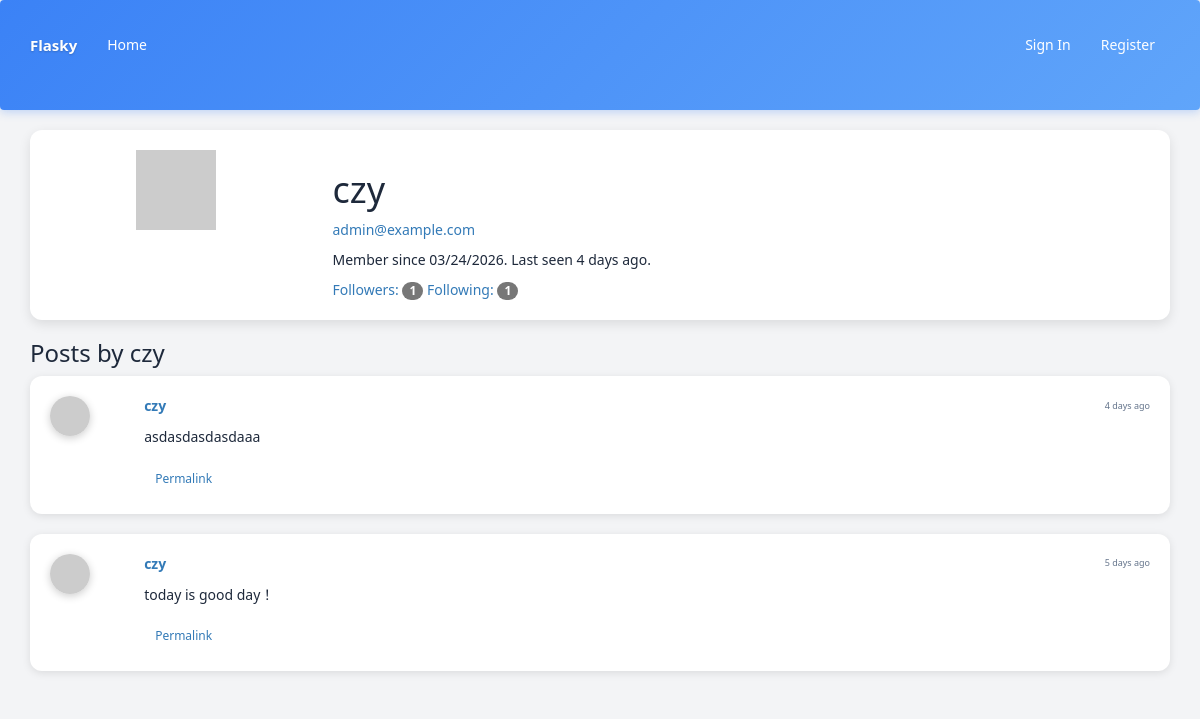
The app's page /user/czy, older data.
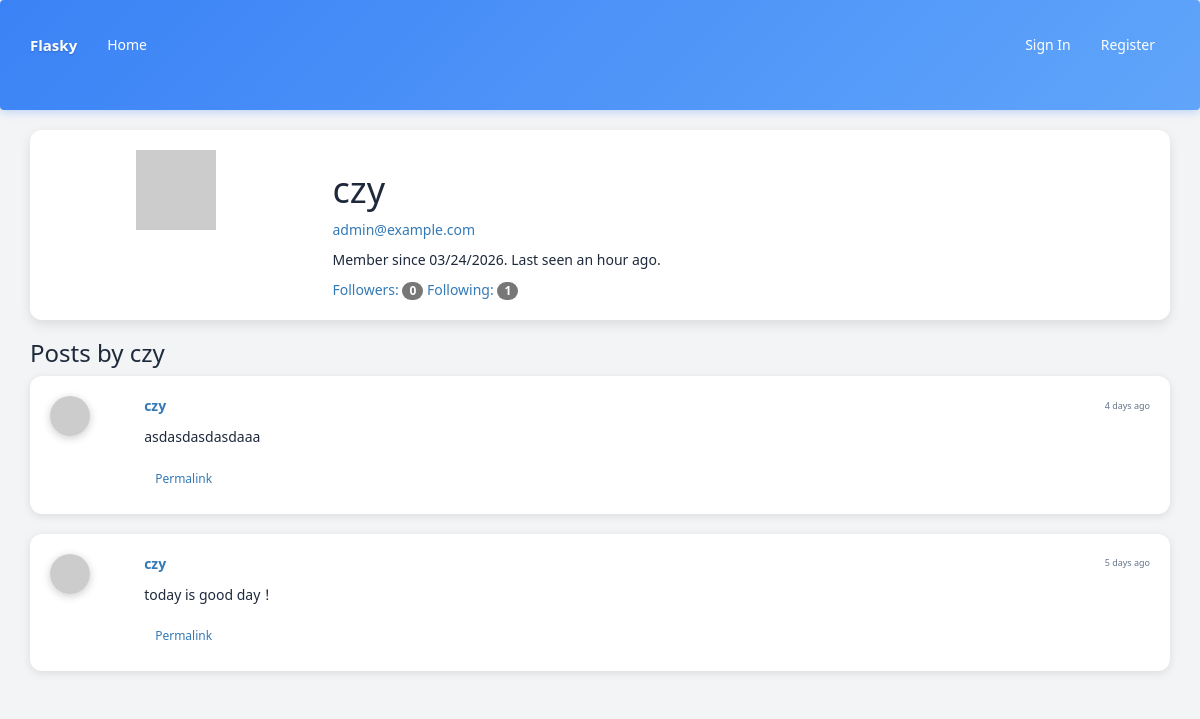
The same page, newer data.
### app/models.py (models this page shows, shortened)
class User(UserMixin, db.Model):
    __tablename__ = 'users'
    id = db.Column(db.Integer, primary_key = True)
    email = db.Column(db.String(64), unique=True, index=True)
    username = db.Column(db.String(64), unique=True, index=True)
    password_hash = db.Column(db.String(128))
    role_id = db.Column(db.Integer, db.ForeignKey('roles.id'))
    name = db.Column(db.String(64))
    location = db.Column(db.String(64))
    about_me = db.Column(db.Text())
    member_since = db.Column(db.DateTime(), default=datetime.utcnow)
    last_seen = db.Column(db.DateTime(), default=datetime.utcnow)
    avatar_hash = db.Column(db.String(32))
    posts = db.relationship('Post', backref='author', lazy='dynamic')
    followed = db.relationship('Follow', foreign_keys=[Follow.follower_id], backref=db.backref('follower', lazy='joined'), lazy='dynamic', cascade='all, delete-orphan')
    followers = db.relationship('Follow', foreign_keys=[Follow.followed_id], backref=db.backref('followed', lazy='joined'), lazy='dynamic', cascade='all, delete-orphan')
    def gravatar(self, size=100, default='identicon', rating='g'):
        if request.is_secure:
            url = 'https://secure.gravatar.com/avatar'
        else:
            url = 'http://www.gravatar.com/avatar'
        hash = self.avatar_hash or hashlib.md5(self.email.encode('utf-8')).hexdigest()
        return '{url}/{hash}?s={size}&d={default}&r={rating}'.format(url=url, hash=hash, size=size, default=default, rating=rating)
    @property
    def password(self):
        raise AttributeError('password is not a readable attribute')

class Post(db.Model):
    __tablename__ = 'posts'
    id = db.Column(db.Integer, primary_key=True)
    body = db.Column(db.Text)
    timestamp = db.Column(db.DateTime, index=True, default=datetime.utcnow)
    author_id = db.Column(db.Integer, db.ForeignKey('users.id'))
    body_html = db.Column(db.Text)

### app/main/views.py (the view)
@main.route('/user/<username>')
def user(username):
    user = User.query.filter_by(username=username).first()
    if user is None:
        abort(404)
    posts = user.posts.order_by(Post.timestamp.desc()).all()
    return render_template('user.html', user=user, posts=posts)

### app/__init__.py (called while the page is built)
def create_app(config_name='default'):
    app = Flask(__name__)
    app.config.from_object(config[config_name])
    config[config_name].init_app(app)
    bootstrap.init_app(app)
    moment.init_app(app)
    db.init_app(app)
    login_manager.init_app(app)
    csrf.init_app(app)
    migrate.init_app(app, db)
    pagedown.init_app(app)
    from .main import main as main_blueprint
    app.register_blueprint(main_blueprint)
    from .models import Permission
    @app.context_processor
    def inject_permissions():
        return dict(Permission=Permission)
    from .auth import auth as auth_blueprint
    app.register_blueprint(auth_blueprint, url_prefix='/auth')
    from .models import AnonymousUser
    login_manager.anonymous_user = AnonymousUser
    return app

### app/auth/views.py (called while the page is built)
@auth.before_app_request
def before_request():
    if current_user.is_authenticated:
        current_user.ping()

### app/models.py (called while the page is built)
    def can(self, permissions):
        return False

    def is_administrator(self):
        return False

### app/templates/user.html (shortened to what this page needs)
{% extends "base.html" %}
{% block page_content %}
<div class="card">
    <div class="row">
        <div class="col-md-3">
            <div class="text-center">
                <img class="profile-thumbnail" src="{{ user.gravatar(size=200) }}">
            </div>
        </div>
        <div class="col-md-9">
            <h1>{{ user.username }}</h1>
            {% if current_user.is_administrator %}
            <p><a href="mailto:{{ user.email }}">{{ user.email }}</a></p>
            {% endif %}
            <p>
                Member since {{ moment(user.member_since).format('L') }}.
                Last seen {{ moment(user.last_seen).fromNow() }}.
            </p>
            <a href="{{ url_for('.followers', username=user.username) }}">
                Followers: <span class="badge">{{ user.followers.count()}}</span>
            </a>
            <a href="{{ url_for('.followed_by', username=user.username) }}">
                 Following: <span class="badge">{{ user.followed.count()}}</span>
            </a>
        </div>
    </div>
</div>
<div class="mt-5">
    <h3>Posts by {{ user.username }}</h3>
    {% include '_posts.html' %}
</div>
{% endblock %}

### app/templates/base.html (shortened to what this page needs)
{% extends "bootstrap/base.html" %}
{% block head %}
{{ super() }}
{% endblock %}
{% block navbar %}
<div class="navbar navbar-default" role="navigation">
    <div class="container">
        <div class="navbar-header">
            <a class="navbar-brand" href="/">Flasky</a>
        </div>
        <div class="navbar-collapse collapse">
            <ul class="nav navbar-nav">
                <li><a href="/">Home</a></li>
            </ul>
            <ul class="nav navbar-nav navbar-right">
                {% if current_user.is_authenticated %}
                <li><a href="{{ url_for('main.user', username=current_user.username) }}"> Profile </a></li>
                <li><a href="{{ url_for('auth.logout') }}">Sign Out</a></li>
                {% else %}
                <li><a href="{{ url_for('auth.login') }}">Sign In</a></li>
                <li><a href="{{ url_for('auth.register') }}">Register</a></li>
                {% endif %}
            </ul>
        </div>
    </div>
</div>
{% endblock %}
{% block content %}
<div class="container">
    {% block page_content %}{% endblock %}
</div>
{% endblock %}

### app/templates/_posts.html (shortened to what this page needs)
<div class="posts">
    {% for post in posts %}
    <div class="post card">
        <div class="row">
            <div class="col-md-1">
                <div class="profile-thumbnail">
                    <a href="{{ url_for('.user', username=post.author.username) }}">
                        <img src="{{ post.author.gravatar(size=40) }}">
                    </a>
                </div>
            </div>
            <div class="col-md-11">
                <div class="post-header">
                    <div class="post-author">
                        <a href="{{ url_for('.user', username=post.author.username) }}">
                            {{ post.author.username }}
                        </a>
                    </div>
                    <div class="post-date">{{ moment(post.timestamp).fromNow() }}</div>
                </div>
                <div class="post-body">
                    {% if post.body_html %}
                        {{ post.body_html | safe }}
                    {% else %}
                        {{ post.body }}
                    {% endif %}
                </div>
                <div class="post-footer mt-2">
                    <a href="{{ url_for('.post', id=post.id) }}" class="btn btn-sm btn-outline-primary mr-2">
                        Permalink
                    </a>
                </div>
            </div>
        </div>
    </div>
    {% endfor %}
</div>

### app/templates/base.html (style rules this page uses)
:root { --primary-color: #3b82f6; --secondary-color: #ec4899; --accent-color: #f97316; --light-color: #f3f4f6; --dark-color: #1e293b; --card-bg: #ffffff; --border-color: #e2e8f0; }
body { font-family: 'Segoe UI', Tahoma, Geneva, Verdana, sans-serif; background-color: var(--light-color); color: var(--dark-color); }
.navbar { background: linear-gradient(135deg, var(--primary-color), #60a5fa); border: none; box-shadow: 0 2px 10px rgba(59, 130, 246, 0.3); }
.navbar-brand { color: white !important; font-weight: bold; font-size: 1.5rem; text-shadow: 0 1px 2px rgba(0, 0, 0, 0.2); }
.navbar-nav > li > a { color: white !important; font-weight: 500; transition: all 0.3s ease; }
.container { margin-top: 20px; margin-bottom: 40px; }
.card { background-color: var(--card-bg); border-radius: 12px; box-shadow: 0 4px 12px rgba(0, 0, 0, 0.1); padding: 20px; margin-bottom: 20px; transition: all 0.3s ease; }
.post { background-color: var(--card-bg); border-radius: 12px; padding: 20px; margin-bottom: 20px; box-shadow: 0 2px 8px rgba(0, 0, 0, 0.1); transition: all 0.3s ease; }
.post-header { display: flex; justify-content: space-between; align-items: center; margin-bottom: 10px; }
.post-author { font-weight: bold; color: var(--primary-color); }
.post-date { color: #64748b; font-size: 0.9rem; }
.post-body { margin-top: 10px; line-height: 1.6; }
.post-footer { margin-top: 15px; }
.profile-thumbnail img { border-radius: 50%; box-shadow: 0 2px 8px rgba(0, 0, 0, 0.2); transition: all 0.3s ease; width: 40px; height: 40px; object-fit: cover; }
ul { list-style: none; padding: 0; margin: 0; }
.profile-thumbnail { display: inline-block; }
.profile-thumbnail img { border-radius: 50%; box-shadow: 0 2px 8px rgba(0, 0, 0, 0.2); transition: all 0.3s ease; }

Row changes from the older to the newer data that the page shows:
changed User "czy": last_seen "4 days ago" → "an hour ago"
Text that changed along with them:
{{ user.followers.count() }}: "1" → "0"
